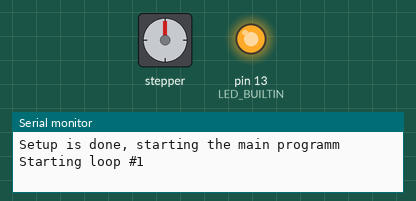
A sketch run on a simulated Arduino Uno, built with avr-gcc and run on an emulated ATmega328P. Parts: stepper motor, output pins drawn as LEDs (lit = HIGH), the last lines printed to the serial monitor. Wiring (inferred from the names in the program): stepper motor driver (200 steps per turn assumed): step pin 3; direction pin 2. Pins used as bus, display or sensor lines are not drawn.

Above: at 0.1 s.
At 9.45 s:
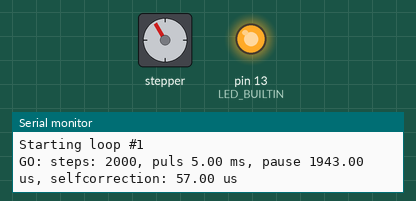
At 18.64 s:
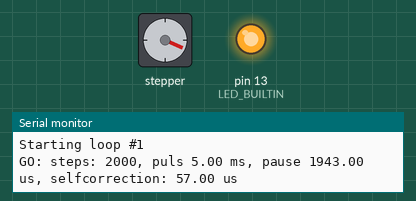
At 39.5 s:
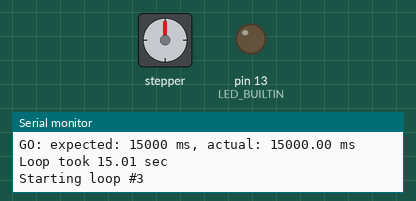
Timing chart, 0 to 40.0 s (numbered marks = the images above):
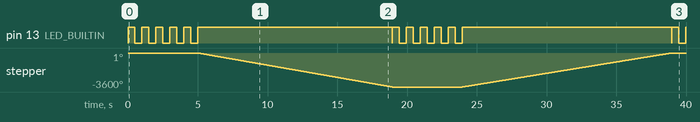

Measured:
- by itself, pin 13 (LED_BUILTIN): repeats every 19.0 s: 4 × (LOW 0.50 s, HIGH 0.50 s), LOW 0.50 s, HIGH 13.9 s, LOW 0.02 s, HIGH 0.50 s
- by itself, stepper: turns 3600° counter-clockwise in 13.9 s, then 3600° clockwise in 15.0 s

The sketch:

sketch_test_1.ino
```cpp
#define driveONEDirPin 2 //0
#define driveONEStepPin 3  //1
unsigned int LoopCounter;

template <typename T>
Print& operator<<(Print& printer, T value)
{
    printer.print(value);
    return printer;
}

int driveONEstepsPerRota = 200; // steps per 1 rotation
double driveONEmmPerRota = 3.0; // mm per 1 rotation // REQ CALIBRATION

// -----INPUT-----
double driveONEdistanceMM = 30.0; // TO GO in mm
double driveONESpeed = 2.0; // Speed in mm/sec
bool driveONEStartDir = false; // true = HIGH (left, in), false = LOW (right, out) // REQ CALIBRATION
// ---------------

// -----Modes-----
#define PulsCalcMode 2

// PulsCalcMode 1: calc puls\pause by percent
double driveONETimePulsPercent = 0.4; //how long to send signal, float // REQ CALIBRATION
double driveONETimePausePercent = 1 - driveONETimePulsPercent; //pause before and after signal, float // REQ CALIBRATION

// PulsCalcMode 2: calc puls\pause time by fixed length
int driveONEFixedPulsTimeMS = 5;
// ---------------

int driveNum;

struct driveInfo {
  int dirPin;
  int stepPin;
  bool currentDir;
  bool startDir;
  double stepsPerMM;
  int stepsTOgo;
  int expectedWorkTimeMS;
  unsigned long expectedStepDurationMS;
  double timePulsMS;
  double timePauseMS;
  double selfcorrectionUS;

};

struct driveInfo driveOne;

struct driveInfo GetDriveInfo(int driveNum){
   // Defining driveDirPin and driveCurrentDir
  struct driveInfo _driveInfo;
  if (driveNum == 1){
    _driveInfo.dirPin = driveONEDirPin;
    //_driveInfo.currentDir = 0;
    _driveInfo.startDir = driveONEStartDir;
    _driveInfo.stepPin = driveONEStepPin;

    _driveInfo.stepsPerMM = 1.0 / (driveONEmmPerRota / driveONEstepsPerRota); // REQ CALIBRATION 45.71428! #TODO: do smth with float
    _driveInfo.stepsTOgo = driveONEdistanceMM * _driveInfo.stepsPerMM;
    _driveInfo.expectedWorkTimeMS = (driveONEdistanceMM / driveONESpeed) * 1000; // MICRO SECONDS of work of driveOne
    _driveInfo.expectedStepDurationMS = _driveInfo.expectedWorkTimeMS / _driveInfo.stepsTOgo;

    if (PulsCalcMode == 1){

      _driveInfo.timePulsMS = _driveInfo.expectedStepDurationMS * driveONETimePulsPercent;
      _driveInfo.selfcorrectionUS = (3.50 * 2) + 50.0;
      _driveInfo.timePauseMS = (_driveInfo.expectedStepDurationMS * driveONETimePausePercent * 1000) - _driveInfo.selfcorrectionUS;
      }
    else if (PulsCalcMode == 2){
      _driveInfo.timePulsMS = driveONEFixedPulsTimeMS;
      _driveInfo.selfcorrectionUS = (3.50 * 2) + 50.0;
      _driveInfo.timePauseMS = ((_driveInfo.expectedStepDurationMS - _driveInfo.timePulsMS) * 1000) - _driveInfo.selfcorrectionUS;
    };

  return _driveInfo;
  }
}

struct driveInfo Go(struct driveInfo _driveInfo) {

  // CHECK IF _driveInfo.timePulsMS > 5ms

  if (_driveInfo.timePulsMS < 5){
    while (1){
      Serial << "Wrong rotation settings! timePuls < 5ms: " << _driveInfo.timePulsMS  << "\n";
      blinkStart(200);
    }
  }

  unsigned int i;
  Serial << "GO: steps: " << _driveInfo.stepsTOgo << ", puls " << _driveInfo.timePulsMS << " ms, pause " << _driveInfo.timePauseMS << " us, selfcorrection: " << _driveInfo.selfcorrectionUS << " us" << "\n";
  long int gt1 = millis();
  for ( i = 0; i < _driveInfo.stepsTOgo; i++ ){
    digitalWrite(_driveInfo.stepPin, HIGH);
    // PORTD = PORTD | B01000000;
    delay(_driveInfo.timePulsMS);
    digitalWrite(_driveInfo.stepPin, LOW);
    //PORTD = PORTD & B01000000;
    delayMicroseconds((_driveInfo.timePauseMS));
  }
  long int gt2 = millis();
  double overtime = (gt2-gt1) - _driveInfo.expectedWorkTimeMS;
  if (overtime != 0){
     _driveInfo.selfcorrectionUS += (overtime/_driveInfo.stepsTOgo)*1000;
    _driveInfo.timePauseMS -= (overtime/_driveInfo.stepsTOgo)*1000;
  }
  Serial << "GO: expected: " << _driveInfo.expectedWorkTimeMS << " ms, actual: " <<  _driveInfo.expectedWorkTimeMS + overtime  << " ms" << "\n";
  return _driveInfo;
}

void blinkStart(int t){
  unsigned int i;

   for ( i = 0; i < 5; i++ ){
    digitalWrite(LED_BUILTIN, HIGH);
    delay(t);
    digitalWrite(LED_BUILTIN, LOW);
    delay(t);
   }
}

struct driveInfo SetDirection(struct driveInfo _driveInfo) {
  if (_driveInfo.startDir == true) {
    _driveInfo.currentDir = true;}
  else {
    _driveInfo.currentDir = false;};
  digitalWrite(_driveInfo.dirPin, _driveInfo.currentDir);
  return _driveInfo;
}

struct driveInfo ChangeDirection(struct driveInfo _driveInfo) {
  if (_driveInfo.currentDir == true) {
    _driveInfo.currentDir = false;}
  else {
    _driveInfo.currentDir = true;};
  digitalWrite(_driveInfo.dirPin, _driveInfo.currentDir);
  return _driveInfo;
}

void setup() {
  Serial.begin(9600);
  // Setting pins as OUTPUT
  pinMode(driveONEDirPin, OUTPUT);
  pinMode(driveONEStepPin, OUTPUT);
  pinMode(LED_BUILTIN, OUTPUT);
   // Setting all Pboard ports to LOW
  PORTD = B00000000;

  driveOne = GetDriveInfo(1);
  struct driveInfo driveONEInfo;
  driveOne = SetDirection(driveOne);
  Serial.println("Setup is done, starting the main programm");
}


void loop() {
  LoopCounter++;
  Serial << "Starting loop #" << LoopCounter << '\n';
  blinkStart(500);
  digitalWrite(LED_BUILTIN, HIGH);
  long int t1 = millis();
  driveOne = Go(driveOne);
  digitalWrite(LED_BUILTIN, LOW);
  driveOne = ChangeDirection(driveOne);
  long int t2 = millis();
  Serial.print("Loop took "); Serial.print(float(t2-t1)/1000); Serial<< " sec" << '\n';

}
```
